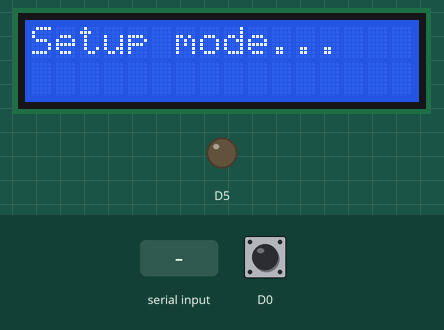
This sketch was run on a simulated ESP8266 (NodeMCU). On the bench: 16×2 character LCD, output pins drawn as LEDs (lit = HIGH). Inputs (shaded band) come from the test bench; at power-on: D0 HIGH. WiFi joins after 1.5 s; servers stay silent unless stated; the local clock reads 2024-03-15 10:24:30 at power-on unless the sketch sets it; EEPROM starts erased; what the sketch prints to the serial monitor is not drawn.

Above: at 1.2 s.
1.3 s: "90,45\n" received over Serial
3.8 s: "5\n" received over Serial
At 5.6 s:
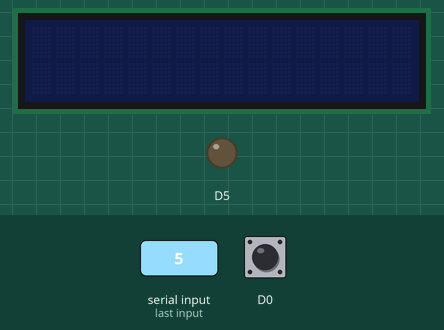
At 7.6 s:
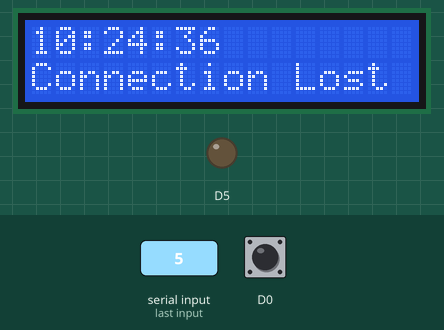
Timing chart, 0 to 9.1 s (numbered marks = the images above; inputs shaded):
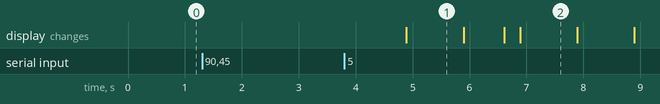

The sketch:

pingAlert.ino
```cpp
#include <Arduino.h>
#include <LiquidCrystal_I2C.h>
#include <Ds1302.h>
#include <ESP8266WiFi.h>
#include <ESP8266WiFiMulti.h>
#include <ESP8266HTTPClient.h>
#include <ESP8266TimerInterrupt.h>
#include <WiFiClient.h>
#include <EEPROM.h>

enum Mode{
  SETUP,
  WORK,
};

const int TIMER_INTERVAL = 1000000; //1000 нс * 1000 мс = 1 сек
const int PING_DELAY = 30000; //Частота опроса сайта = 30 сек * 1000 мс
const int BACKLIGHT_TIME = 5; //Подсветка будет работать 5 сек после нажатия клавиши
const char* HOST = "https://httpstat.us/400";  //Сайт который будет опрашиваться

Mode mode = Mode::WORK;
int ledLevel = LOW;
int httpStatus = HTTP_CODE_OK;
int backight_counter = 0;

char ssid[255] = "Default SSID";
char pass[255] = "Default PASS";

ESP8266WiFiMulti WiFiMulti; //WiFi Адаптер
ESP8266Timer ITimer; //Таймер 0
LiquidCrystal_I2C lcd(0x27, 16, 2);  //Дисплей 16х2
Ds1302 rtc(D6, D8, D7); //Часы реального времени

//Обработчик прерывания таймера 1
void ICACHE_RAM_ATTR TimerHandler(void) {

  //Получаем и выводим время
  Ds1302::DateTime dt;
  rtc.getDateTime(&dt);
  printTime(dt);

  //Моргаем светодидом и зажигаем подсветку если ошибка
  if(httpStatus != HTTP_CODE_OK && httpStatus > 0) {
    ledLevel = !ledLevel;
    backight_counter = BACKLIGHT_TIME;
  } else {
    ledLevel = LOW;
  }
  digitalWrite(D5, ledLevel);

  //Управление подсветкой дисплея и обработка кнопки
  if(digitalRead(D0) == true) {
    backight_counter = BACKLIGHT_TIME;
  }
  if (backight_counter > 0) lcd.backlight();
  else lcd.noBacklight();
  if(backight_counter > 0) backight_counter--;
}

void setup(){

  //Инициализация UART порта, так-как модуль что-то пишет в порт при включении, отделяемся от этого переносом строк
  Serial.begin(115200);
  Serial.println();
  Serial.println();

  //Инициализация устройств
  lcd.init();
  lcd.noBacklight();
  rtc.init();

  //Инициализация портов
  pinMode(D5, OUTPUT);
  digitalWrite(D5, LOW);
  pinMode(D0, INPUT_PULLUP);

  //Читаем данные из EEPROM
  EEPROM.begin(512);
  EEPROM.get(0, ssid);
  EEPROM.get(255, pass);

  //Если кнопка зажата, то отправляем программу в режим настройки
  if(digitalRead(D0) == true){
    mode = Mode::SETUP;
    return;
  }

  //Иницализация прерывания таймера
  ITimer.attachInterruptInterval(TIMER_INTERVAL, TimerHandler);

  //Включаем WIFI модуль
  WiFi.mode(WIFI_STA);
  WiFiMulti.addAP(ssid, pass);
}

void loop(){
  switch (mode){
    case Mode::SETUP: setupMode(); break;
    default: workMode(); break;
  }
}

//Режим настройки
void setupMode()
{
  lcd.print("Setup mode...");
  lcd.backlight();

  //Настройка времени
  Serial.println("Setup time? Y/N");
  if(readString()[0] == 'Y'){
    Ds1302::DateTime dt;
    Serial.println("Input year: ");
    dt.year = readInt();
    Serial.println("Input month: ");
    dt.month = readInt();
    Serial.println("Input days: ");
    dt.day = readInt();
    Serial.println("Input hours: ");
    dt.hour = readInt();
    Serial.println("Input minutes: ");
    dt.minute = readInt();
    Serial.println("Input seconds: ");
    dt.second = readInt();

    //Перезаписываем время
    rtc.halt();
    rtc.setDateTime(&dt);
    rtc.init();
  }

  //Настройка WIFI
  Serial.println("Setup WIFI ssid/pass? Y/N");
  if(readString()[0] == 'Y'){
    Serial.println("Input ssid: ");
    readString().toCharArray(ssid, 255);
    Serial.println("Input pass: ");
    readString().toCharArray(pass, 255);

    //Записываем данные в EEPROM
    EEPROM.put(0, ssid);
    EEPROM.put(255, pass);
    EEPROM.commit();
  }

  //Переводим в режим работы
  WiFi.mode(WIFI_STA);
  WiFiMulti.addAP(ssid, pass);
  lcd.noBacklight();
  lcd.clear();
  ITimer.attachInterruptInterval(TIMER_INTERVAL, TimerHandler);
  mode = Mode::WORK;
}

//Рабочий режим
void workMode() {
  getStatus();
  printStatus();
  delay(PING_DELAY);
}

void getStatus() {
  httpStatus = HTTPC_ERROR_CONNECTION_FAILED;
  if ((WiFiMulti.run() == WL_CONNECTED)) {
    WiFiClientSecure client;
    client.setInsecure(); //TODO: Переделать с проверкой FingerPrint'а сертификата
    HTTPClient http;
    if (http.begin(client, HOST)) {
      httpStatus = http.GET();
      http.end();
    }
  }
}

//Форматирует и выводит время на дисплей
void printTime(Ds1302::DateTime dt){
  lcd.setCursor(0, 0);
  if(dt.hour < 10) lcd.print('0');
  lcd.print(dt.hour);
  lcd.print(':');
  if(dt.minute < 10) lcd.print('0');
  lcd.print(dt.minute);
  lcd.print(':');
  if(dt.second < 10) lcd.print('0');
  lcd.print(dt.second);
}

//Форматирует и выводит статус на дисплей
void printStatus() {
  lcd.setCursor(0,1);
  if(httpStatus > 0) {
    lcd.print("Status: ");
    lcd.print(httpStatus);
    return;
  }

  //Выводим сообщение об ошибке, либо её код
  switch (httpStatus) {
    case HTTPC_ERROR_CONNECTION_FAILED:
      lcd.print("Connection Lost");
    break;
    default:
      lcd.print("Error: ");
      lcd.print(httpStatus);
    break;
  }
}

//Ожидание и чтение int из UART
//Да простят меня погроммисты микроконтроллеров за это...
//TODO: Сделать менее затратный способ настройки, например передавать все данные с помощью приложения конфигуратора
int readInt() {
  static String input;
  while (!Serial.available()){
    delay(100);
  }
  input = Serial.readString();
  Serial.println(input);
  return input.toInt();
}

//Ожидание и чтение String из UART
String readString() {
  static String input;
  while (!Serial.available()){
    delay(100);
  }
  input = Serial.readString();
  Serial.println(input);
  return input;
}
```

Measured:
- after the input at 1.3 s, every drawn part: stays the same
- after the input at 3.8 s, the display: changes after 1.1 s (image 1)
- what the display in image 1 shows lasts 1.0 s, from 4.9 s to 5.9 s
